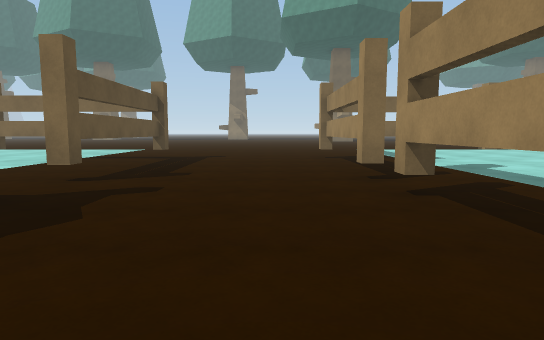
[1] (above)

24 first-person views from a walk through a 3-D level made in the Unity game engine. The camera is 1.3 m above the floor, tilts 6° down and sees 75° across. The floor is counted in squares, 2 m on a side. Each view is taken from the middle of a square. On the plan, view 1 faces up. The plan holds only what a view shows up to about 10 squares ahead; the rest is blank. The place goes on beyond the plan.

[2]
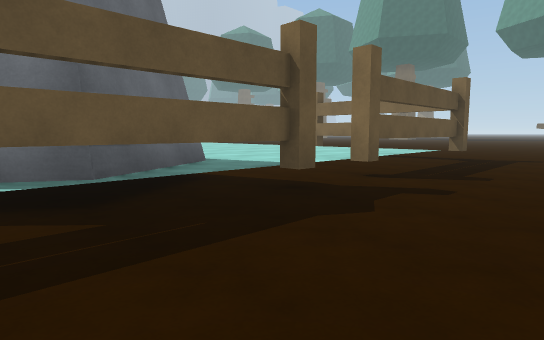

[3]
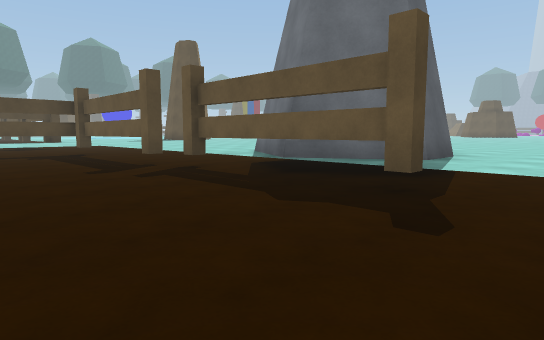

[4]
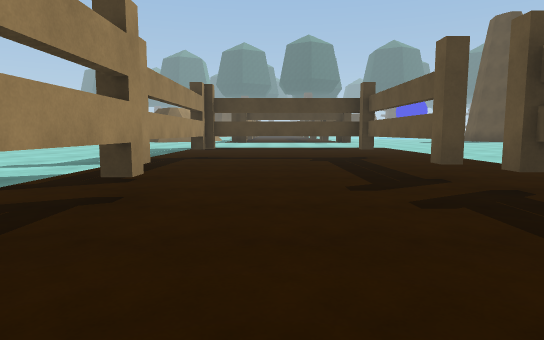

[5]
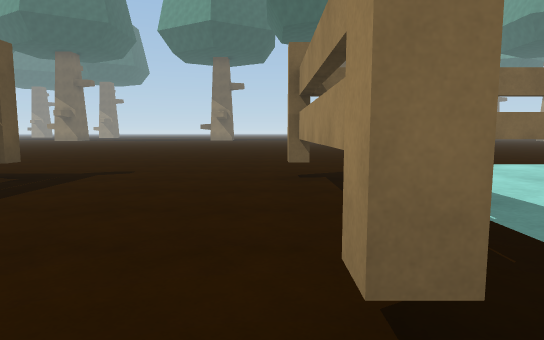

[6]
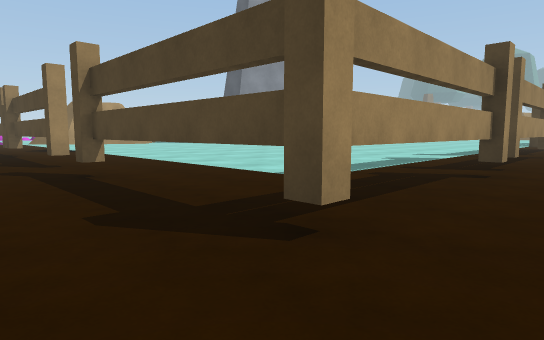

[7]
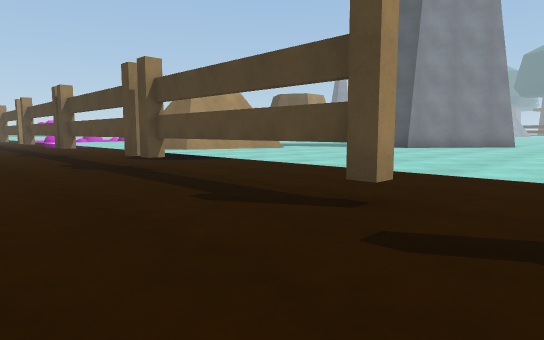

[8]
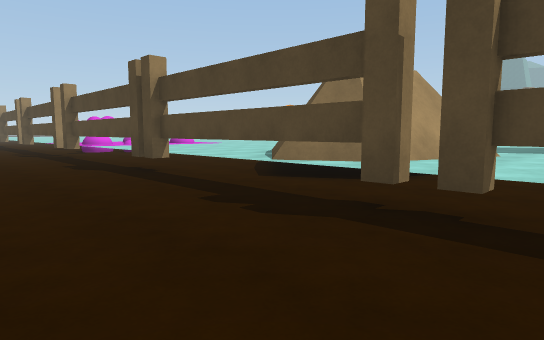

[9]
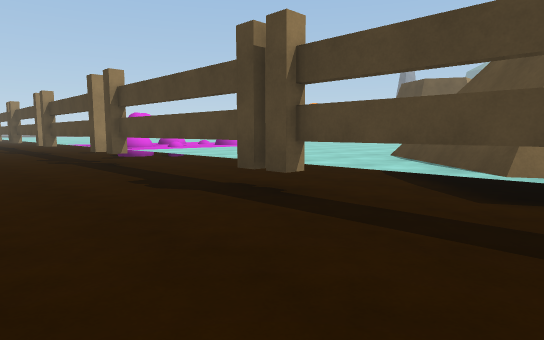

[10]
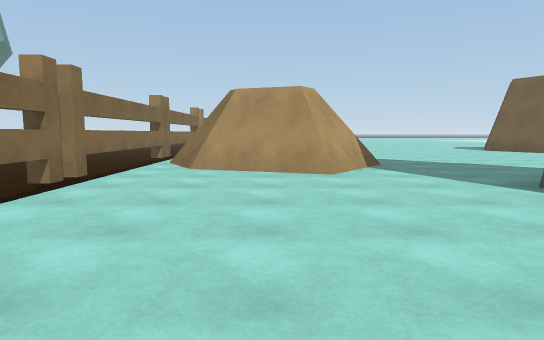

[11]
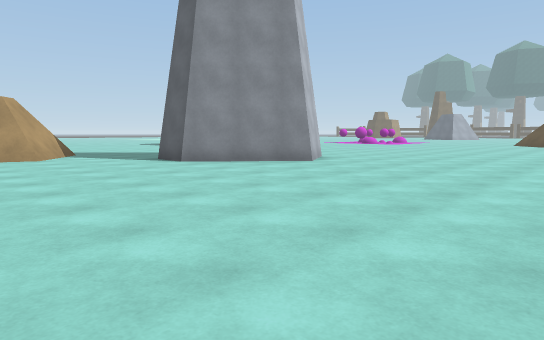

[12]
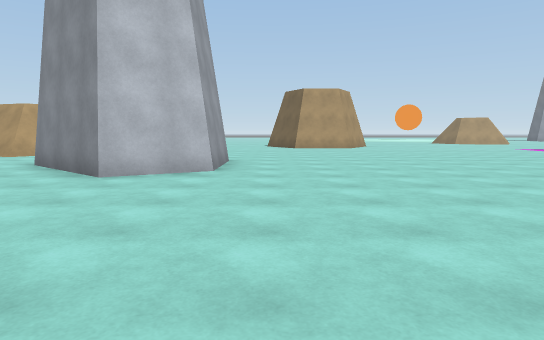

[13]
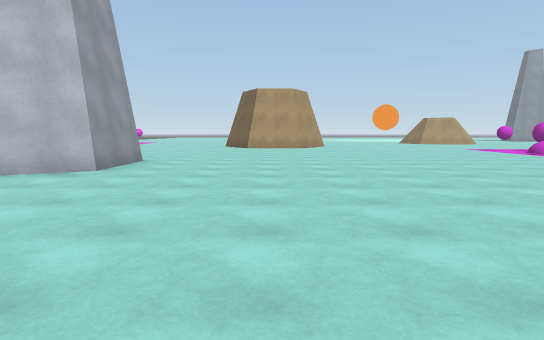

[14]
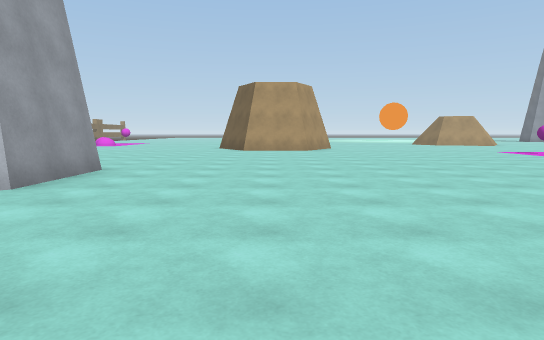

[15]
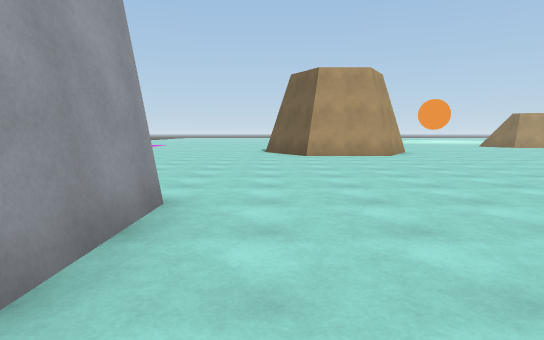

[16]
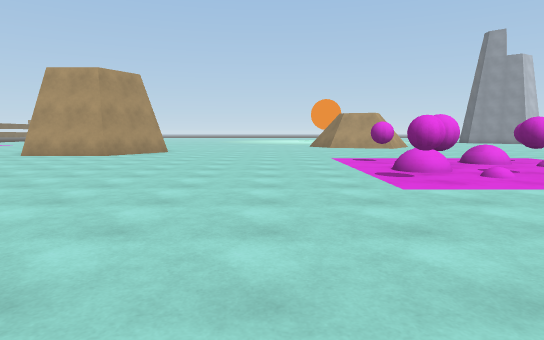

[17]
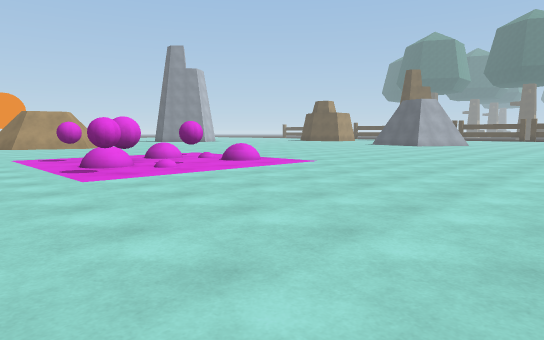

[18]
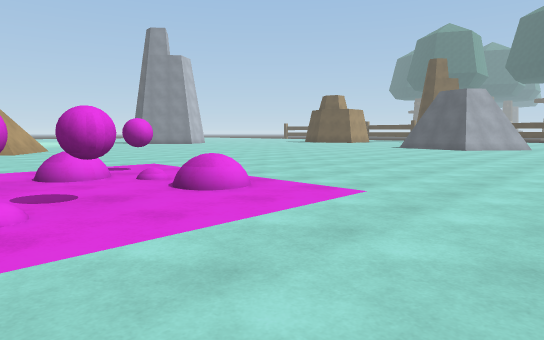

[19]
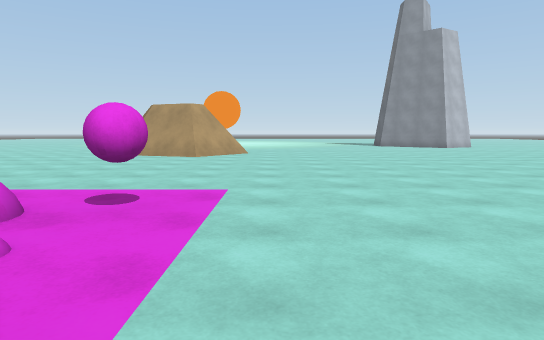

[20]
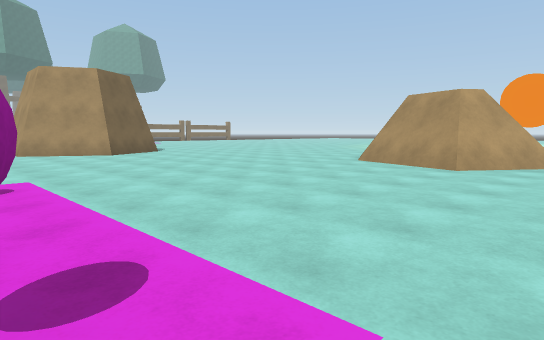

[21]
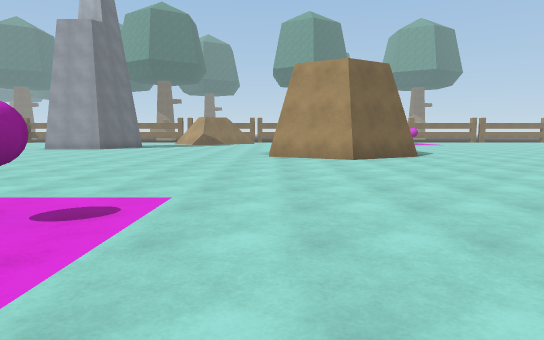

[22]
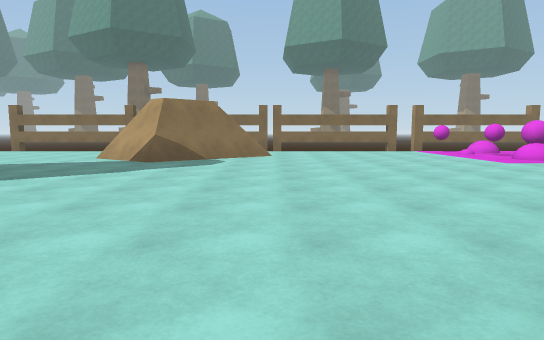

[23]
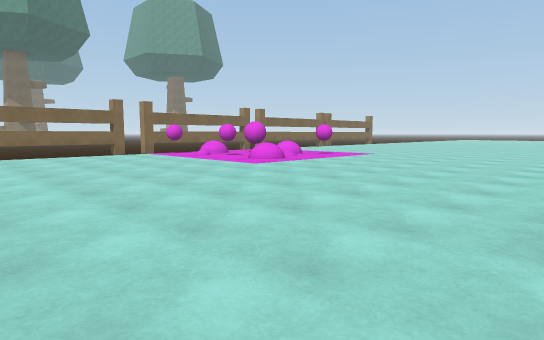

[24]
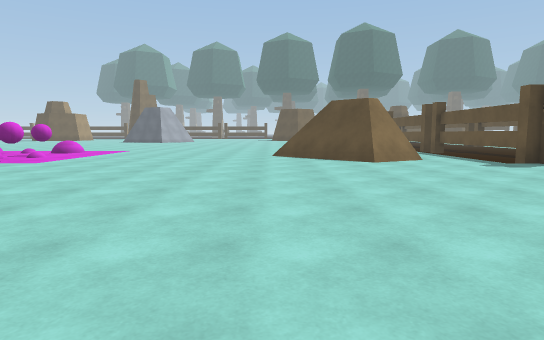

### Floor plan
Key: @ floor where view 1 was taken; # wall or solid block; x gap in a wall; . main floor; : floor 0.25 m higher than the main floor; - floor 0.5 m lower than the main floor; / step, stairs or slope; = window, fence, low wall or low ledge; T thing the floor can be seen under or through; B ball; O other object.
Columns run from 5 left of view 1 to 23 right of it. Each row starts with its distance up from view 1.
 12  --------  -------------
 11  --------- ------------------
 10  ----------------------------
  9   #----####--####x####x####x#
  8 ..#----#............#.......O
  7 ..#----#...........###......:
  6 ..#----#..........####=.....B
  5 ..#----#..........###.......B
  4 ../----/...........#........B
  3 #/#---#/.....................
  2 ###---#/.......##............
  1  ##---#/......##  ...........
  0  ##--@#/......#   ...........
 -1 //#----/......###............
 -2 ../#---#.................
 -3 ../#---#...............#
 -4 ../#---#...............#
 -5 ../#---#...............#####.
 -6 ../#TT##................###..
 -7  ............................
 -8          ....................
 -9         .....................
-10        ......................
-11        ......................
-12       #///#.......BB.B.......
-13       #//###.......BB........
-14       #/   #=.....BBB.......#
-15              ......BBB......#
-16              ......B.B.......
-17              ................
-18              ................
-19              ................
-20              ................
-21               ........ ......
-22                 .....   .....
-23                 ....      ...

Where each view was taken, in squares from view 1:
view 1: 0 up, 0 right, facing up
view 2: 0 up, 0 right, facing up-left
view 3: 5 up, 1 right, facing down-left
view 4: 3 up, 0 right, facing down
view 5: 4 up, 1 right, facing up
view 6: 11 up, 0 right, facing down-right
view 7: 12 up, 6 right, facing down-right
view 8: 12 up, 11 right, facing down-right
view 9: 12 up, 14 right, facing down-right
view 10: 6 up, 7 right, facing right
view 11: 7 up, 3 right, facing down-right
view 12: 2 down, 3 right, facing right
view 13: 4 down, 3 right, facing right
view 14: 4 down, 5 right, facing right
view 15: 2 down, 8 right, facing right
view 16: 10 down, 8 right, facing right
view 17: 10 down, 7 right, facing down-right
view 18: 13 down, 10 right, facing down-right
view 19: 17 down, 13 right, facing right
view 20: 17 down, 16 right, facing up-right
view 21: 15 down, 18 right, facing up
view 22: 4 down, 17 right, facing up
view 23: 2 down, 17 right, facing up-right
view 24: 4 down, 7 right, facing down
